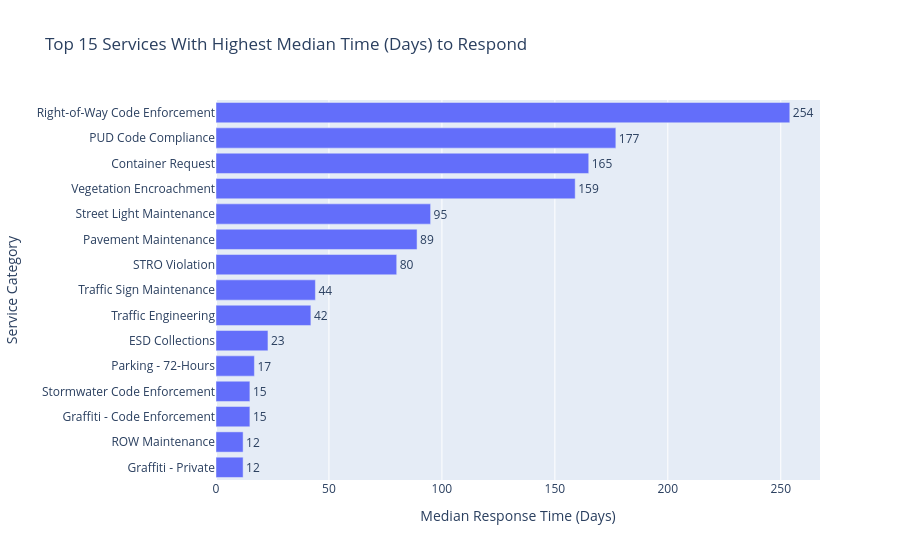

This figure's notebook cell:
### Code cell
med_rsps_days = datasd.groupby('service_name')['case_age_days'].median()
highest_med_days = med_rsps_days.sort_values(ascending=False).reset_index()[:N]
fig = px.bar(
    highest_med_days.sort_values('case_age_days'),
    y='service_name',
    x='case_age_days',
    text_auto='.f',
    title=f'Top {N} Services With Highest Median Time (Days) to Respond',
    labels={'case_age_days': 'Median Response Time (Days)', 'service_name': 'Service Category'}
    )
fig.update_traces(hoverinfo='none', hovertemplate=None, textposition='outside')

### Figure 1 — Plotly figure (JSON) as saved in the notebook; plotly's stock layout.template omitted (floating-point values rounded to 4 significant figures)
{"data": [{"alignmentgroup": "True", "hoverinfo": "none", "legendgroup": "", "marker": {"color": "#636efa", "pattern": {"shape": ""}}, "name": "", "offsetgroup": "", "orientation": "h", "showlegend": false, "textposition": "outside", "texttemplate": "%{x:.f}", "type": "bar", "x": [12, 12, 15, 15, 17, 23, 42, 44, 80, 89, 95, 159, 165, 177, 254], "xaxis": "x", "y": ["Graffiti - Private", "ROW Maintenance", "Graffiti - Code Enforcement", "Stormwater Code Enforcement", "Parking - 72-Hours", "ESD Collections", "Traffic Engineering", "Traffic Sign Maintenance", "STRO Violation", "Pavement Maintenance", "Street Light Maintenance", "Vegetation Encroachment", "Container Request", "PUD Code Compliance", "Right-of-Way Code Enforcement"], "yaxis": "y"}], "layout": {"barmode": "relative", "legend": {"tracegroupgap": 0}, "title": {"text": "Top 15 Services With Highest Median Time (Days) to Respond"}, "xaxis": {"anchor": "y", "domain": [0, 1], "title": {"text": "Median Response Time (Days)"}}, "yaxis": {"anchor": "x", "domain": [0, 1], "title": {"text": "Service Category"}}}}
